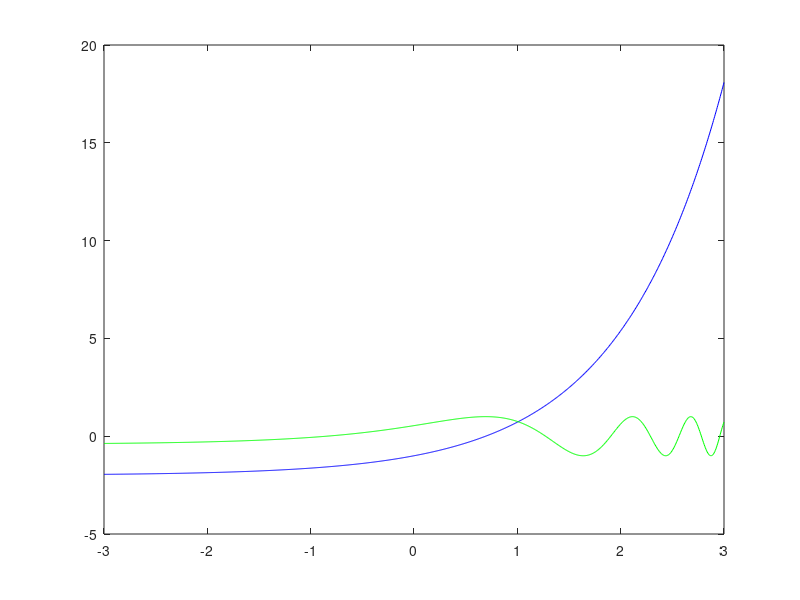

Source code (MATLAB): (Note: this script raises an error after producing the figure.)
x = linspace(-3, 3, 1000);

y1 = exp(x) - 2;

y2 = cos(y1);

plot(x, y1, 'b');
hold on;
plot(x, y2, 'g');

xstar = findSolBisect(double(0.5), double(1.5), @Fex3, -1);
xstar

tmp = exp(xstar) - 2;
plot([xstar, xstar], [tmp, cos(tmp)], 'rx');

hold off;